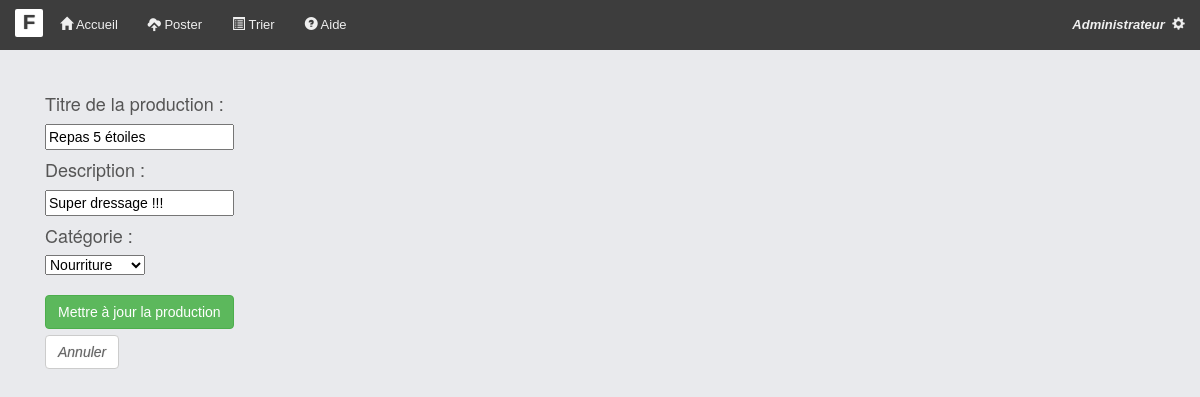
The page /CodeSource/index.php?uc=production&action=ShowEditProductionPage&idProduction=11 (signed in) on the database its author committed.
### tables this page shows
CREATE TABLE `productions` (
  `idProduction` int(11) NOT NULL AUTO_INCREMENT,
  `titre` varchar(45) NOT NULL,
  `description` varchar(255) NOT NULL,
  `date_soumission` datetime NOT NULL,
  `date_modification` datetime NOT NULL,
  `filename` varchar(255) NOT NULL,
  `categories_idCategorie` int(11) DEFAULT NULL,
  `utilisateurs_idUser` int(11) NOT NULL,
  PRIMARY KEY (`idProduction`),
  KEY `productions_FK` (`categories_idCategorie`),
  KEY `productions_FK_1` (`utilisateurs_idUser`),
  CONSTRAINT `productions_FK` FOREIGN KEY (`categories_idCategorie`) REFERENCES `categories` (`idCategorie`),
  CONSTRAINT `productions_FK_1` FOREIGN KEY (`utilisateurs_idUser`) REFERENCES `utilisateurs` (`idUser`)
);

CREATE TABLE `categories` (
  `idCategorie` int(11) NOT NULL AUTO_INCREMENT,
  `nom` varchar(45) NOT NULL,
  PRIMARY KEY (`idCategorie`)
);

### CodeSource/models/db_connect.php (called while the page is built, shortened)
<?php
class MonPdo
{
    private static $serveur = 'mysql:host=localhost';
    private static $bdd = 'dbname=fotogal';
    private static $user = 'root';
    private static $mdp = '2404';
    private static $unPdo = null;
    private function __construct()
    {
        MonPdo::$unPdo = new PDO(MonPdo::$serveur . ";" . MonPdo::$bdd, MonPdo::$user, MonPdo::$mdp);
        MonPdo::$unPdo->query('SET names utf8');
        MonPdo::$unPdo->setAttribute(PDO::ATTR_ERRMODE, PDO::ERRMODE_EXCEPTION);
    }
    public static function getInstance()
    {
        if (self::$unPdo == null) {
            self::$monPdo = new MonPdo();
        }
        return self::$unPdo;
    }
}
?>

### CodeSource/models/Production.php (called while the page is built, shortened)
<?php
class Production
{
    private $idProduction;
    private $titre;
    private $description;
    private $categories_idCategorie;
    public function getIdProduction()
    {
        return $this->idProduction;
    }
    public function getTitreProduction()
    {
        return $this->titre;
    }
    public function getDescriptionProduction()
    {
        return $this->description;
    }
    public function getCategories_idCategorie()
    {
        return $this->categories_idCategorie;
    }
    public static function GetProdutionById($idProduction)
    {
        $req = MonPdo::getInstance()->prepare("SELECT * FROM productions WHERE idProduction = :idProduction;");
        $req->setFetchMode(PDO::FETCH_CLASS | PDO::FETCH_PROPS_LATE, 'Production');
        $req->bindParam(":idProduction", $idProduction);
        $req->execute();
        $result = $req->fetch();
        return $result;
    }
}

### CodeSource/models/Categorie.php (called while the page is built, shortened)
<?php
class Categorie
{
    private $idCategorie;
    private $nom;
    public function getIdCategorie()
    {
        return $this->idCategorie;
    }
    public function getNom()
    {
        return $this->nom;
    }
    public static function GetAllCategories()
    {
        $req = MonPdo::getInstance()->prepare("SELECT * FROM categories");
        $req->setFetchMode(PDO::FETCH_CLASS | PDO::FETCH_PROPS_LATE, 'Categorie');
        $req->execute();
        $result = $req->fetchAll();
        return $result;
    }
}

### CodeSource/vue/editProduction.php (the view)
<div class="container" style="display: block; margin-top: 3vh; position:relative;">
    <div class="form-group">
        <div class="col-xs-3">
            <form method="POST" action="index.php?uc=production&action=UpdateProductionInfos&idProduction=<?= $production->getIdProduction()?>">
                <h4>Titre de la production : </h4>
                <input type="text" id="titre" name="titre" value="<?= $production->getTitreProduction() ?>"><br>
                <h4>Description : </h4>
                <input type="text" id="description" name="description" value="<?= $production->getDescriptionProduction() ?>"><br>
                <h4 for="select-categorie">Catégorie : </h4>
                <select name="categorieProduction" id="select-categorie" required>
                    <?php
                    foreach (Categorie::GetAllCategories() as $categorie) {
                    ?>
                        <option value="<?= $categorie->getIdCategorie() ?>" <?= $production->getCategories_idCategorie() == $categorie->getIdCategorie() ? "selected" : "" ?>><?= $categorie->getNom() ?></option>
                    <?php
                    }
                    ?>
                </select><br><br>
                <input type="submit" class="btn btn-success pull-left" value="Mettre à jour la production"><br><br>
                <a href="index.php?uc=production&action=ShowMyProductions" class="btn btn-default pull-left"><i>Annuler</i></a>
            </form>
        </div>
    </div>
</div>

### CodeSource/assets/css/FotoGal.css (style rules this page uses)
html, body { height: 100%; font-family: verdana, arial, sans-serif; color: #555555; }
a { color: #222222; }
.btn-default { color: #666666; text-shadow: 0 0 1px rgba(0, 0, 0, .3); }

### CodeSource/assets/css/custom.css (style rules this page uses)
.container { padding-top: 60px; }

### rows shown on the page
productions: titre "Repas 5 étoiles", description "Super dressage !!!", categorieProduction "Nourriture"
